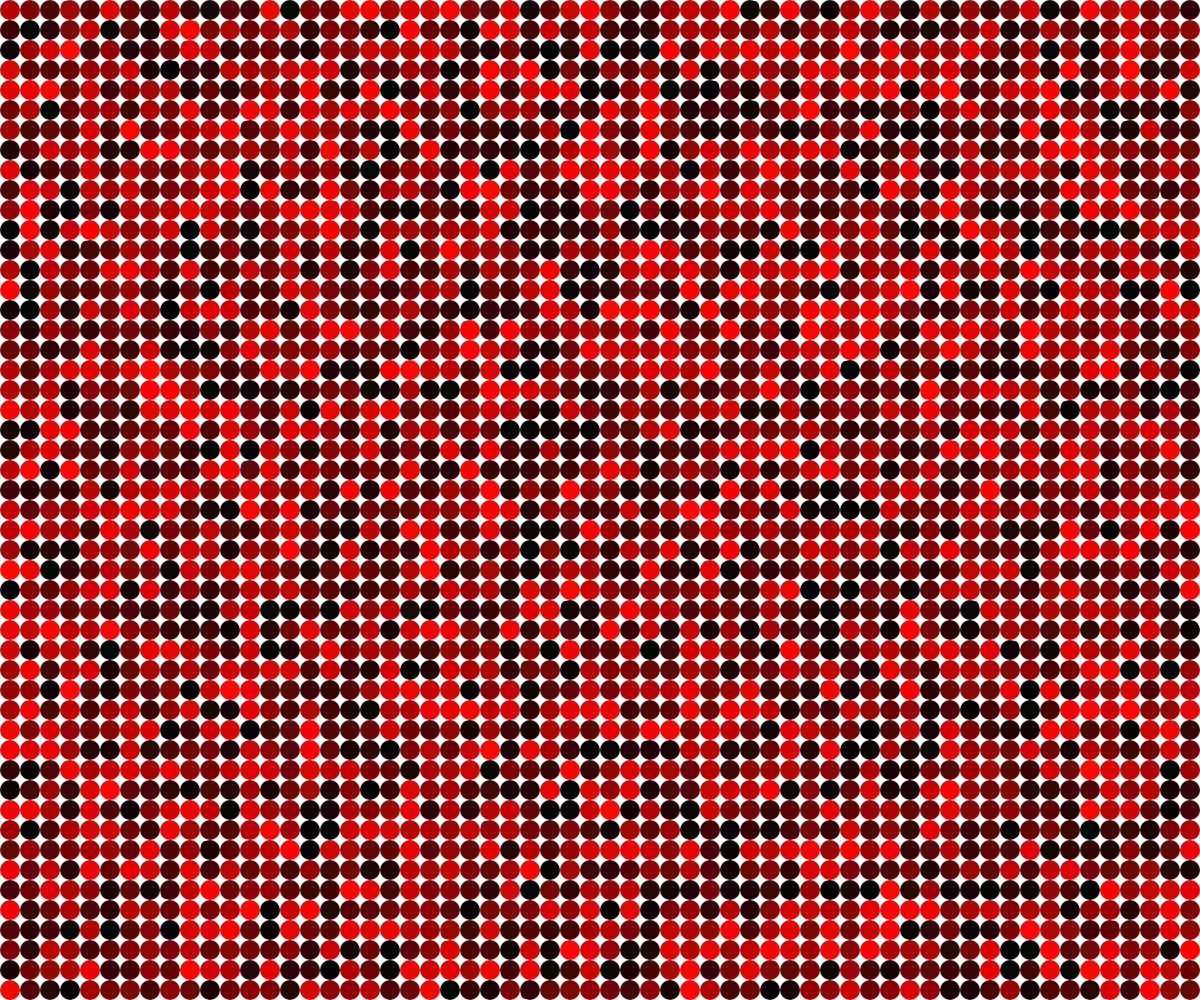
Frame 1 (no input)
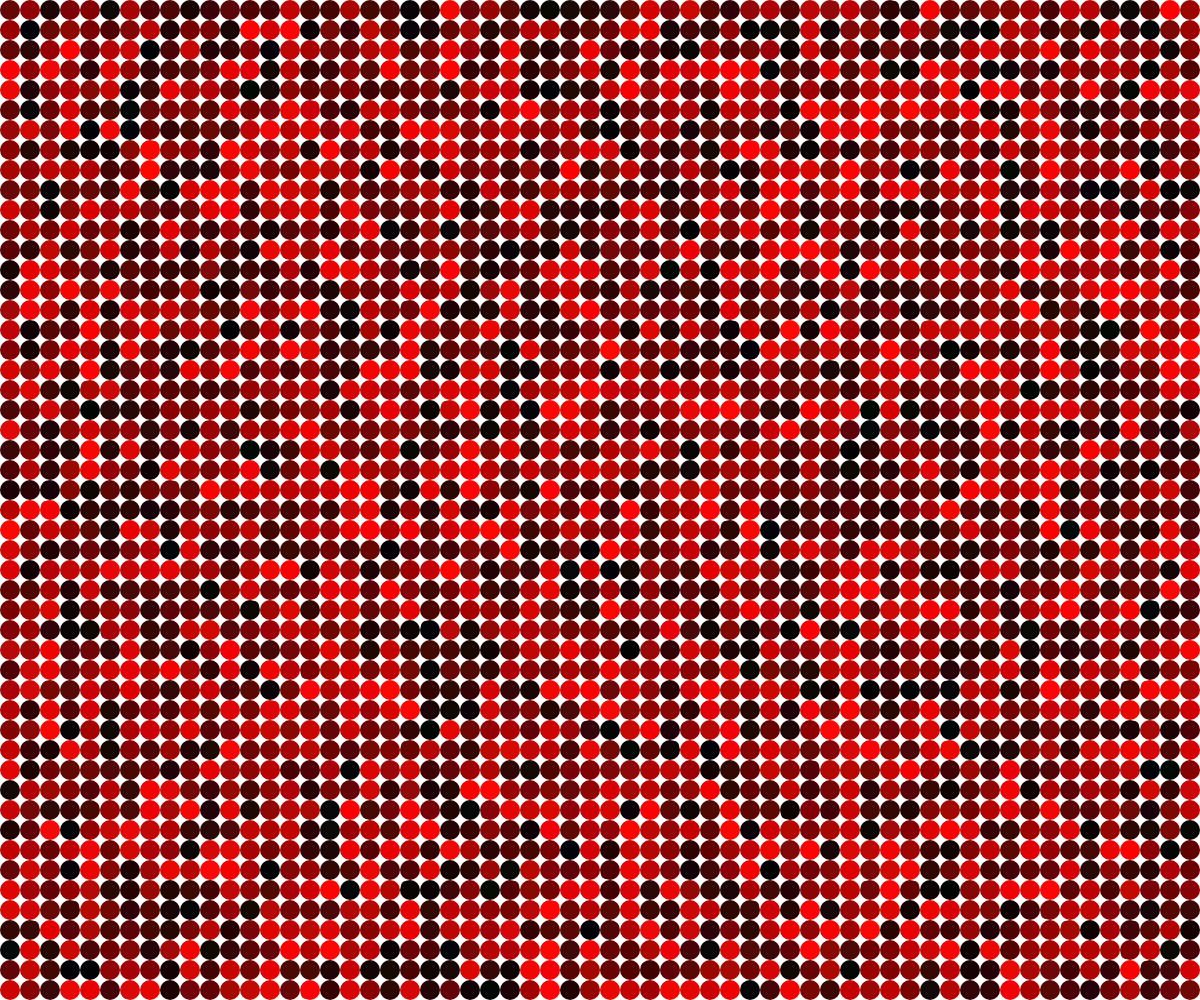
Frame 2 (the mouse pressed at the canvas centre, redrawn once)

The p5.js sketch that drew these frames (run headless with seeded random() and noise() and a simulated clock; the mouse was pressed at the canvas centre and the sketch redrawn once):

// p5.js sketch
// ── sketch.js
let width;
let height;

function setup() {
  width = windowWidth;
  height = windowHeight;
  
  createCanvas(width, height);
  noLoop();
}

function draw() {
  background(255);

  var nRow = height / 10; //number of columns and rows of grid
  var nCol = width / 10; //number of columns and rows of grid

  //Two for loops nested create a grid of ellipses here:
  for (var i = 0; i < nCol; i++) {
    for (var j = 0; j < nRow; j++) {

      var r = int(random(0,255));
      var g = int(random(0,10));
      var b = int(random(0,10));

      fill(r, g, b);
      noStroke();

      var size = int(random(2,3));

      var wiggleX = int(random(-5, 5));
      var wiggleY = int(random(-5, 5));


      //Two cases: Uncomment / Comment to see the two scenarios.

      //Case 1: circles are small or big
      ellipse(10 + (i * 20), 10 + (j * 20), size * 10);

      //Case 2: circles are small or big, and they are randomly shifted by the wiggle variables
      ellipse(10+(i*20)+wiggleX, 10+(j*20)+wiggleY, size*5);

    }
  }
}

function mouseClicked() {
  redraw();
}

function touchEnded()
{
  redraw();
}
